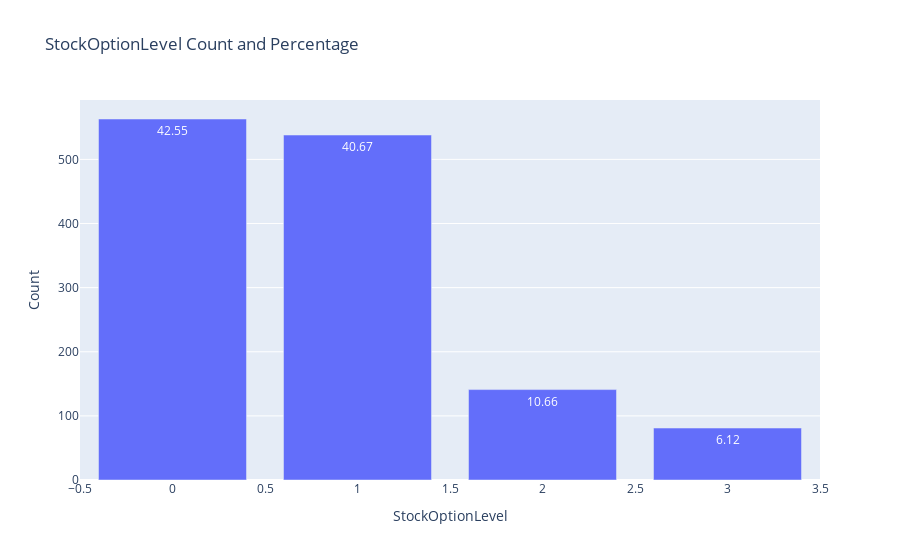
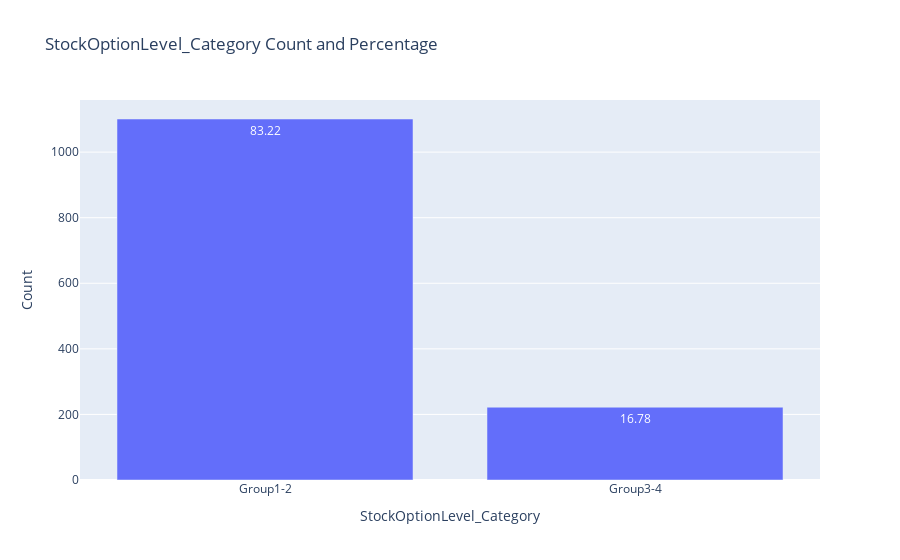

Notebook source saved alongside these figures, in order:
### Code cell
# Display descriptive statistics of 'StockOptionLevel' column
print("Descriptive statistics of 'StockOptionLevel' column:")
print(data['StockOptionLevel'].describe())

# Categorize stock option level based on custom bins
data['StockOptionLevel_Category'] = pd.cut(data['StockOptionLevel'], bins=[0, 1.5, 3.5], labels=['Group1-2', 'Group3-4'], right=False)


# Display data with 'StockOptionLevel' and 'StockOptionLevelGroup' columns
print("\nData with 'StockOptionLevel' and 'StockOptionLevel_Category' columns:")
print(data[['StockOptionLevel', 'StockOptionLevel_Category']].head(10))

# Display count and percentage of each category in 'StockOptionLevel' column
cat_summary_plotly(data, 'StockOptionLevel')
# Display count and percentage of each category in 'StockOptionLevelGroup' column
cat_summary_plotly(data, 'StockOptionLevel_Category')

### Figure 1 — Plotly figure (JSON) as saved in the notebook; plotly's stock layout.template omitted (floating-point values rounded to 4 significant figures)
{"data": [{"alignmentgroup": "True", "hovertemplate": "StockOptionLevel=%{x}<br>Count=%{y}<br>Percentage=%{text}<extra></extra>", "legendgroup": "", "marker": {"color": "#636efa", "pattern": {"shape": ""}}, "name": "", "offsetgroup": "", "orientation": "v", "showlegend": false, "text": [42.55, 40.67, 10.66, 6.12], "textposition": "auto", "type": "bar", "x": [0, 1, 2, 3], "xaxis": "x", "y": [563, 538, 141, 81], "yaxis": "y"}], "layout": {"barmode": "relative", "legend": {"tracegroupgap": 0}, "title": {"text": "StockOptionLevel Count and Percentage"}, "xaxis": {"anchor": "y", "domain": [0, 1], "title": {"text": "StockOptionLevel"}}, "yaxis": {"anchor": "x", "domain": [0, 1], "title": {"text": "Count"}}}}

### Figure 2 — Plotly figure (JSON) as saved in the notebook; plotly's stock layout.template omitted (floating-point values rounded to 4 significant figures)
{"data": [{"alignmentgroup": "True", "hovertemplate": "StockOptionLevel_Category=%{x}<br>Count=%{y}<br>Percentage=%{text}<extra></extra>", "legendgroup": "", "marker": {"color": "#636efa", "pattern": {"shape": ""}}, "name": "", "offsetgroup": "", "orientation": "v", "showlegend": false, "text": [83.22, 16.78], "textposition": "auto", "type": "bar", "x": ["Group1-2", "Group3-4"], "xaxis": "x", "y": [1101, 222], "yaxis": "y"}], "layout": {"barmode": "relative", "legend": {"tracegroupgap": 0}, "title": {"text": "StockOptionLevel_Category Count and Percentage"}, "xaxis": {"anchor": "y", "domain": [0, 1], "title": {"text": "StockOptionLevel_Category"}}, "yaxis": {"anchor": "x", "domain": [0, 1], "title": {"text": "Count"}}}}
